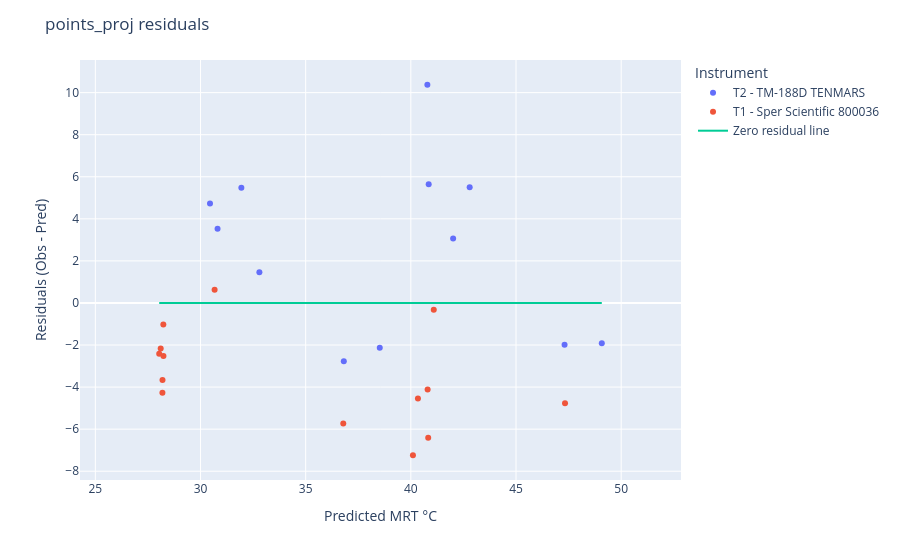

Notebook code cell kept with this figure:
### Code cell
residuals = obs - pred  # Compute residuals
# Scatter
fig = px.scatter(
    points_proj,
    x=pred,
    y=residuals,
    color="Instrument",
    hover_data=["TG", "TA","WIND M/S", "condition"],
)

# 1:1 line
fig.add_scatter(
    x=[pred.min(), pred.max()],
    y=[0, 0],
    mode="lines",
    name="Zero residual line"
)

fig.update_layout(
    xaxis_title="Predicted MRT °C",
    yaxis_title="Residuals (Obs - Pred)",
    title="points_proj residuals"
)

fig.update_yaxes(scaleanchor="x", scaleratio=1)

fig.show()

### Figure 1 — Plotly figure (JSON) as saved in the notebook; plotly's stock layout.template omitted (floating-point values rounded to 4 significant figures)
{"data": [{"customdata": [[31.6, 28.7, 2.7, "SHADOW"], [38.7, 30.1, 1.6, "SUN"], [34.4, 30.7, 0.9, "SHADOW"], [38.6, 30.2, 1.6, "SUN"], [33, 28.9, 1, "SHADOW"], [39.4, 29.2, 3, "SUN"], [32.5, 30.4, 0, "SHADOW"], [41.1, 31.5, 1.7, "SUN"], [32.5, 30.3, 0.4, "SHADOW"], [43.7, 33.5, 0.6, "SUN"], [33.1, 30.6, 0, "SHADOW"], [39.4, 30.1, 2.4, "SUN"]], "hovertemplate": "Instrument=T2 - TM-188D TENMARS <br>x=%{x}<br>y=%{y}<br>TG=%{customdata[0]}<br>TA=%{customdata[1]}<br>WIND M/S=%{customdata[2]}<br>condition=%{customdata[3]}<extra></extra>", "legendgroup": "T2 - TM-188D TENMARS ", "marker": {"color": "#636efa", "symbol": "circle"}, "mode": "markers", "name": "T2 - TM-188D TENMARS ", "orientation": "v", "showlegend": true, "type": "scatter", "x": [36.81, 47.31, 31.94, 42.01, 38.52, 49.08, 32.8, 42.8, 30.81, 40.79, 30.45, 40.85], "xaxis": "x", "y": [-2.773, -1.988, 5.479, 3.067, -2.135, -1.921, 1.458, 5.507, 3.53, 10.37, 4.725, 5.647], "yaxis": "y"}, {"customdata": [[32.6, 29.3, 0, "SHADOW"], [42.2, 28.9, 0.7, "SUN"], [38, 34.4, 0.2, "SUN"], [40.9, 35, 0.8, "SUN"], [42.7, 36.4, 0.3, "SUN"], [39.6, 34.8, 0.8, "SUN"], [46.8, 37.2, 0.7, "SUN"], [34.8, 31.9, 0.1, "SHADOW"], [31.8, 32.3, 0, "SHADOW"], [30, 31.6, 0, "SHADOW"], [29.3, 31.8, 0, "SHADOW"], [28.9, 31.9, 0, "SHADOW"], [29.6, 31, 0, "SHADOW"], [29.7, 30.9, 0, "SHADOW"]], "hovertemplate": "Instrument=T1 - Sper Scientific 800036 <br>x=%{x}<br>y=%{y}<br>TG=%{customdata[0]}<br>TA=%{customdata[1]}<br>WIND M/S=%{customdata[2]}<br>condition=%{customdata[3]}<extra></extra>", "legendgroup": "T1 - Sper Scientific 800036 ", "marker": {"color": "#EF553B", "symbol": "circle"}, "mode": "markers", "name": "T1 - Sper Scientific 800036 ", "orientation": "v", "showlegend": true, "type": "scatter", "x": [36.79, 47.33, 40.1, 40.34, 40.8, 40.83, 41.09, 30.67, 28.23, 28.04, 28.19, 28.19, 28.24, 28.11], "xaxis": "x", "y": [-5.732, -4.768, -7.24, -4.547, -4.12, -6.405, -0.3176, 0.6243, -1.025, -2.412, -3.658, -4.267, -2.527, -2.171], "yaxis": "y"}, {"mode": "lines", "name": "Zero residual line", "type": "scatter", "x": [28.04, 49.08], "y": [0, 0]}], "layout": {"legend": {"title": {"text": "Instrument"}, "tracegroupgap": 0}, "margin": {"t": 60}, "title": {"text": "points_proj residuals"}, "xaxis": {"anchor": "y", "domain": [0, 1], "title": {"text": "Predicted MRT °C"}}, "yaxis": {"anchor": "x", "domain": [0, 1], "scaleanchor": "x", "scaleratio": 1, "title": {"text": "Residuals (Obs - Pred)"}}}}
